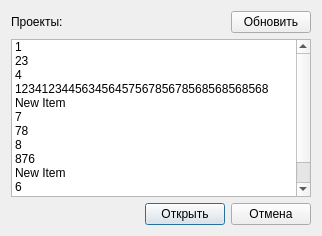
<?xml version="1.0" encoding="UTF-8"?>
<ui version="4.0">
 <class>Dialog</class>
 <widget class="QDialog" name="Dialog">
  <property name="geometry">
   <rect>
    <x>0</x>
    <y>0</y>
    <width>322</width>
    <height>236</height>
   </rect>
  </property>
  <property name="minimumSize">
   <size>
    <width>0</width>
    <height>0</height>
   </size>
  </property>
  <property name="maximumSize">
   <size>
    <width>16777215</width>
    <height>1234566</height>
   </size>
  </property>
  <property name="windowTitle">
   <string>Менеджер проектов</string>
  </property>
  <property name="accessibleName">
   <string notr="true">btnSave</string>
  </property>
  <layout class="QVBoxLayout" name="verticalLayout_2">
   <item>
    <layout class="QGridLayout" name="gridLayout_2">
     <item row="2" column="1">
      <layout class="QHBoxLayout" name="horizontalLayout_2">
       <item>
        <widget class="QListWidget" name="projects_list_object">
         <property name="enabled">
          <bool>true</bool>
         </property>
         <property name="minimumSize">
          <size>
           <width>300</width>
           <height>0</height>
          </size>
         </property>
         <item>
          <property name="text">
           <string>1</string>
          </property>
         </item>
         <item>
          <property name="text">
           <string>23</string>
          </property>
         </item>
         <item>
          <property name="text">
           <string>4</string>
          </property>
         </item>
         <item>
          <property name="text">
           <string>12341234456345645756785678568568568568</string>
          </property>
         </item>
         <item>
          <property name="text">
           <string>New Item</string>
          </property>
         </item>
         <item>
          <property name="text">
           <string>7</string>
          </property>
         </item>
         <item>
          <property name="text">
           <string>78</string>
          </property>
         </item>
         <item>
          <property name="text">
           <string>8</string>
          </property>
         </item>
         <item>
          <property name="text">
           <string>876</string>
          </property>
         </item>
         <item>
          <property name="text">
           <string>New Item</string>
          </property>
         </item>
         <item>
          <property name="text">
           <string>6</string>
          </property>
         </item>
         <item>
          <property name="text">
           <string>8</string>
          </property>
         </item>
         <item>
          <property name="text">
           <string>New Item</string>
          </property>
         </item>
        </widget>
       </item>
      </layout>
     </item>
     <item row="3" column="1">
      <layout class="QHBoxLayout" name="horizontalLayout">
       <item>
        <spacer name="horizontalSpacer">
         <property name="orientation">
          <enum>Qt::Horizontal</enum>
         </property>
         <property name="sizeHint" stdset="0">
          <size>
           <width>40</width>
           <height>20</height>
          </size>
         </property>
        </spacer>
       </item>
       <item>
        <widget class="QPushButton" name="button_open">
         <property name="text">
          <string>Открыть</string>
         </property>
        </widget>
       </item>
       <item>
        <widget class="QPushButton" name="button_cancel">
         <property name="text">
          <string>Отмена</string>
         </property>
        </widget>
       </item>
      </layout>
     </item>
     <item row="0" column="1">
      <layout class="QHBoxLayout" name="horizontalLayout_4">
       <item>
        <layout class="QGridLayout" name="gridLayout_3">
         <item row="0" column="0">
          <widget class="QLabel" name="label">
           <property name="text">
            <string>Проекты:</string>
           </property>
          </widget>
         </item>
         <item row="0" column="2">
          <widget class="QPushButton" name="button_update">
           <property name="text">
            <string>Обновить</string>
           </property>
          </widget>
         </item>
         <item row="0" column="1">
          <spacer name="horizontalSpacer_2">
           <property name="orientation">
            <enum>Qt::Horizontal</enum>
           </property>
           <property name="sizeHint" stdset="0">
            <size>
             <width>40</width>
             <height>20</height>
            </size>
           </property>
          </spacer>
         </item>
        </layout>
       </item>
      </layout>
     </item>
    </layout>
   </item>
  </layout>
 </widget>
 <resources/>
 <connections/>
</ui>
